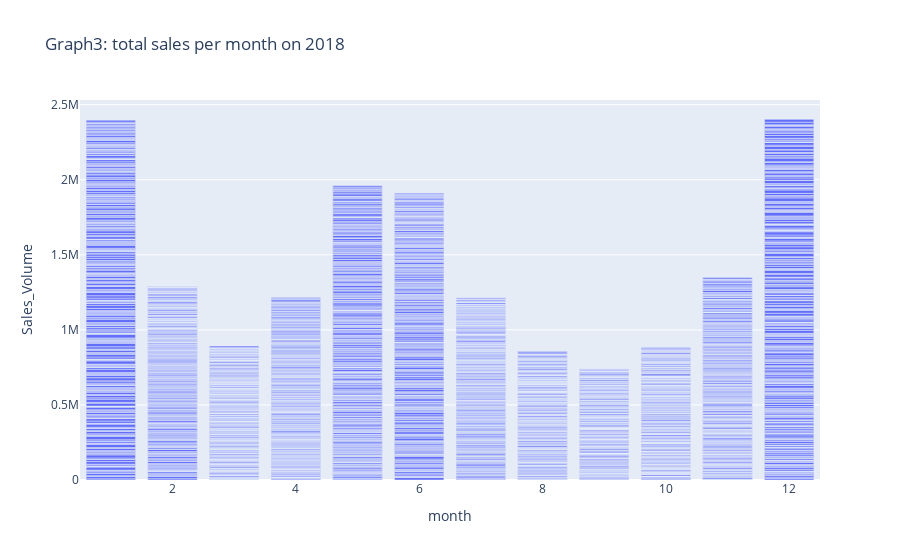

The code cell stored with this chart in its notebook:
### Code cell
input_year = 2018
fig = px.bar(dfs_by_year[2017], x="month", y="Sales_Volume", barmode= 'group', title='Graph3: total sales per month on ' + str(input_year)) 
fig.show()

### Figure 1 — Plotly figure (JSON) as saved in the notebook; plotly's stock layout.template omitted (floating-point values rounded to 4 significant figures; data arrays with more than 128 entries replaced by an {"elided": "..."} marker saying what was removed)
{"data": [{"alignmentgroup": "True", "hovertemplate": "month=%{x}<br>Sales_Volume=%{y}<extra></extra>", "legendgroup": "", "marker": {"color": "#636efa", "pattern": {"shape": ""}}, "name": "", "offsetgroup": "", "orientation": "v", "showlegend": false, "textposition": "auto", "type": "bar", "x": {"elided": "4380 int values"}, "xaxis": "x", "y": {"elided": "4380 float values"}, "yaxis": "y"}], "layout": {"barmode": "group", "legend": {"tracegroupgap": 0}, "title": {"text": "Graph3: total sales per month on 2018"}, "xaxis": {"anchor": "y", "domain": [0, 1], "title": {"text": "month"}}, "yaxis": {"anchor": "x", "domain": [0, 1], "title": {"text": "Sales_Volume"}}}}
